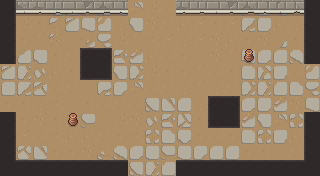

Below is a game level as drawn by its tile map, then a one-line description and the .tmx file that defines it, in full:
An orthogonal 20x11 tile map with 16x16 px tiles, 6 tile layers (ground, dressing, decor, walls, ...), 3 tilesets and 12 objects (5x ENTRY, 5x ENEMY, 2x PROP).

<map version="1.10" tiledversion="1.10.2" orientation="orthogonal" renderorder="right-down" width="20" height="11" tilewidth="16" tileheight="16" infinite="0" nextlayerid="8" nextobjectid="13">
 <tileset firstgid="1" name="wall" tilewidth="16" tileheight="16" tilecount="176" columns="11">
  <image source="../../../gfx/tiles/crypt/walls_floor.png" width="176" height="256" />
 </tileset>
 <tileset firstgid="177" name="slabs" tilewidth="16" tileheight="16" tilecount="207" columns="9">
  <image source="../../../gfx/tiles/crypt/slabs.png" width="144" height="368" />
 </tileset>
 <tileset firstgid="384" name="objects" tilewidth="16" tileheight="16" tilecount="384" columns="24">
  <image source="../../../gfx/tiles/crypt/objects.png" width="384" height="256" />
 </tileset>
 <layer id="1" name="ground" width="20" height="11">
  <data encoding="csv">
151,159,161,346,352,379,355,378,365,151,152,163,152,153,158,379,334,335,157,157,
159,151,160,372,351,335,368,156,359,163,164,157,158,160,158,380,332,157,156,156,
157,153,161,364,162,374,378,151,161,159,158,156,158,163,157,153,163,381,160,164,
366,377,346,160,164,156,370,354,376,157,152,153,162,163,161,335,347,340,360,368,
351,366,367,157,160,163,353,359,371,151,160,153,161,152,160,336,355,337,152,368,
345,380,356,152,164,162,349,342,365,152,164,156,161,156,164,371,366,344,341,378,
153,160,156,159,162,160,152,164,152,348,350,340,156,153,164,347,332,376,163,335,
157,153,163,160,157,379,162,151,163,367,354,352,160,157,156,376,359,365,383,151,
163,158,152,159,157,157,164,153,159,383,341,358,153,152,153,336,383,337,157,350,
331,353,350,153,153,163,373,360,347,338,379,333,342,340,340,153,160,162,164,151,
349,380,373,156,160,152,365,345,348,366,331,356,351,372,354,157,158,164,164,159
</data>
 </layer>
 <layer id="2" name="dressing" width="20" height="11">
  <data encoding="csv">
0,0,0,0,0,0,0,0,0,0,0,0,0,0,0,0,0,0,0,0,
0,0,0,0,0,0,0,0,0,0,0,0,0,0,0,0,0,0,0,0,
0,0,0,0,0,0,0,0,0,0,0,0,0,0,0,0,0,0,0,0,
0,0,0,0,0,0,0,0,0,0,0,0,0,0,0,0,0,0,0,0,
0,0,0,0,0,0,0,0,0,0,0,0,0,0,0,0,0,0,0,0,
0,0,0,0,0,0,0,0,0,0,0,0,0,0,0,0,0,0,0,0,
0,0,0,0,0,0,0,0,0,0,0,0,0,0,0,0,0,0,0,0,
0,0,0,0,0,0,0,0,0,0,0,0,0,0,0,0,0,0,0,0,
0,0,0,0,0,0,0,0,0,0,0,0,0,0,0,0,0,0,0,0,
0,0,0,0,0,0,0,0,0,0,0,0,0,0,0,0,0,0,0,0,
0,0,0,0,0,0,0,0,0,0,0,0,0,0,0,0,0,0,0,0
</data>
 </layer>
 <layer id="3" name="decor" width="20" height="11">
  <data encoding="csv">
0,0,0,0,0,0,0,0,0,0,0,0,0,0,0,0,0,0,0,0,
0,0,0,0,0,0,0,0,0,0,0,0,0,0,0,0,0,0,0,0,
0,0,0,0,0,0,0,0,0,0,0,0,0,0,0,0,0,0,0,0,
0,0,0,0,0,0,0,0,0,0,0,0,0,0,0,0,0,0,0,0,
0,0,0,0,0,0,0,0,0,0,0,0,0,0,0,0,0,0,0,0,
0,0,0,0,0,0,0,0,0,0,0,0,0,0,0,0,0,0,0,0,
0,0,0,0,0,0,0,0,0,0,0,0,0,0,0,0,0,0,0,0,
0,0,0,0,0,0,0,0,0,0,0,0,0,0,0,0,0,0,0,0,
0,0,0,0,0,0,0,0,0,0,0,0,0,0,0,0,0,0,0,0,
0,0,0,0,0,0,0,0,0,0,0,0,0,0,0,0,0,0,0,0,
0,0,0,0,0,0,0,0,0,0,0,0,0,0,0,0,0,0,0,0
</data>
 </layer>
 <layer id="4" name="walls" width="20" height="11">
  <data encoding="csv">
123,196,197,198,199,200,201,202,0,0,0,197,198,199,200,201,202,203,195,125,
123,0,0,0,0,0,0,0,0,0,0,0,0,0,0,0,0,0,0,125,
123,0,0,0,0,0,0,0,0,0,0,0,0,0,0,0,0,0,0,125,
123,0,0,0,0,0,0,0,0,0,0,0,0,0,0,0,0,0,0,125,
0,0,0,0,0,0,0,0,0,0,0,0,0,0,0,0,0,0,0,0,
0,0,0,0,0,0,0,0,0,0,0,0,0,0,0,0,0,0,0,0,
0,0,0,0,0,0,0,0,0,0,0,0,0,0,0,0,0,0,0,0,
123,0,0,0,0,0,0,0,0,0,0,0,0,0,0,0,0,0,0,125,
123,0,0,0,0,0,0,0,0,0,0,0,0,0,0,0,0,0,0,125,
123,0,0,0,0,0,0,0,0,0,0,0,0,0,0,0,0,0,0,125,
134,135,135,135,135,135,135,135,0,0,0,135,135,135,135,135,135,135,135,136
</data>
 </layer>
 <layer id="5" name="props" width="20" height="11">
  <data encoding="csv">
0,0,0,0,0,0,0,0,0,0,0,0,0,0,0,0,0,0,0,0,
0,0,0,0,0,0,0,0,0,0,0,0,0,0,0,0,0,0,0,0,
0,0,0,0,0,0,0,0,0,0,0,0,0,0,0,0,0,0,0,0,
0,0,0,0,0,126,127,0,0,0,0,0,0,0,0,472,0,0,0,0,
0,0,0,0,0,137,138,0,0,0,0,0,0,0,0,0,0,0,0,0,
0,0,0,0,0,0,0,0,0,0,0,0,0,0,0,0,0,0,0,0,
0,0,0,0,0,0,0,0,0,0,0,0,0,126,127,0,0,0,0,0,
0,0,0,0,472,0,0,0,0,0,0,0,0,137,138,0,0,0,0,0,
0,0,0,0,0,0,0,0,0,0,0,0,0,0,0,0,0,0,0,0,
0,0,0,0,0,0,0,0,0,0,0,0,0,0,0,0,0,0,0,0,
0,0,0,0,0,0,0,0,0,0,0,0,0,0,0,0,0,0,0,0
</data>
 </layer>
 <layer id="6" name="overhead" width="20" height="11">
  <data encoding="csv">
0,0,0,0,0,0,0,0,0,0,0,0,0,0,0,0,0,0,0,0,
0,0,0,0,0,0,0,0,0,0,0,0,0,0,0,0,0,0,0,0,
0,0,0,0,0,0,0,0,0,0,0,0,0,0,0,0,0,0,0,0,
0,0,0,0,0,0,0,0,0,0,0,0,0,0,0,0,0,0,0,0,
0,0,0,0,0,0,0,0,0,0,0,0,0,0,0,0,0,0,0,0,
0,0,0,0,0,0,0,0,0,0,0,0,0,0,0,0,0,0,0,0,
0,0,0,0,0,0,0,0,0,0,0,0,0,0,0,0,0,0,0,0,
0,0,0,0,0,0,0,0,0,0,0,0,0,0,0,0,0,0,0,0,
0,0,0,0,0,0,0,0,0,0,0,0,0,0,0,0,0,0,0,0,
0,0,0,0,0,0,0,0,0,0,0,0,0,0,0,0,0,0,0,0,
0,0,0,0,0,0,0,0,0,0,0,0,0,0,0,0,0,0,0,0
</data>
 </layer>
 <objectgroup id="7" name="spawns">
  <object id="1" name="UP" type="ENTRY" x="152" y="24" />
  <object id="2" name="DOWN" type="ENTRY" x="152" y="152" />
  <object id="3" name="LEFT" type="ENTRY" x="24" y="88" />
  <object id="4" name="RIGHT" type="ENTRY" x="296" y="88" />
  <object id="5" name="" type="ENTRY" x="168" y="88" />
  <object id="6" name="" type="ENEMY" x="72" y="56" />
  <object id="7" name="" type="ENEMY" x="152" y="120" />
  <object id="8" name="" type="ENEMY" x="56" y="120" />
  <object id="9" name="" type="ENEMY" x="232" y="56" />
  <object id="10" name="" type="ENEMY" x="120" y="88" />
  <object id="11" name="torch" type="PROP" x="56" y="168" />
  <object id="12" name="torch" type="PROP" x="264" y="168" />
 </objectgroup>
</map>
